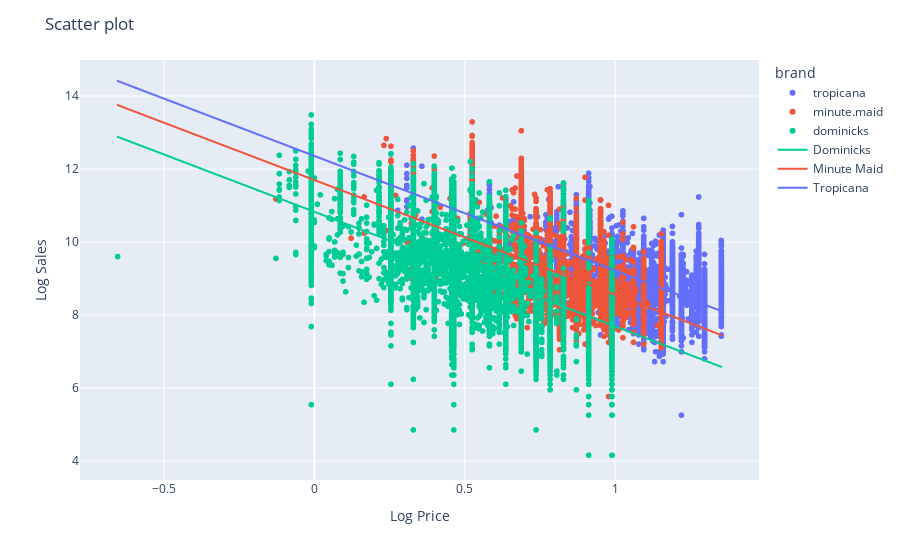

The code cell stored with this chart in its notebook:
### Markdown cell above
We can save the coefficients separately. And what is more, we can see how the different constants for the three brands shift the regression line around. But our model assumed (allowed) the same price elasticity for the three brands.

- Is this a reasonable assumption? Why or why not?
- Is there a reasonable explanation for the difference in the intercepts?

### Code cell
fig = px.scatter(df_oj, x='log price', y = 'log sales', color='brand')
# Update the layout
fig.update_layout(
    title='Scatter plot',
    xaxis=dict(title='Log Price'),
    yaxis=dict(title='Log Sales'),
)
intercept = results.params['const']
slope = results.params['log price']
x_line = np.linspace(min(df_oj['log price']), max(df_oj['log price']), 100)
y_line = intercept + slope * x_line

line_trace = go.Scattergl(
    x=x_line,
    y=y_line,
    mode='lines',
    line=dict(color='#00cc96', width=2),  # You can customize the line color and width here
    name='Dominicks',
)
# Add the line trace to the figure
fig.add_trace(line_trace)

intercept = results.params['const'] + results.params['brand_minute.maid']
slope = results.params['log price']
x_line = np.linspace(min(df_oj['log price']), max(df_oj['log price']), 100)
y_line = intercept + slope * x_line

line_trace = go.Scattergl(
    x=x_line,
    y=y_line,
    mode='lines',
    line=dict(color='#EF553B', width=2),  # You can customize the line color and width here
    name='Minute Maid',
)
fig.add_trace(line_trace)

intercept = results.params['const'] + results.params['brand_tropicana']
slope = results.params['log price']
x_line = np.linspace(min(df_oj['log price']), max(df_oj['log price']), 100)
y_line = intercept + slope * x_line

line_trace = go.Scattergl(
    x=x_line,
    y=y_line,
    mode='lines',
    line=dict(color='#636efa', width=2),  # You can customize the line color and width here
    name='Tropicana',
)
fig.add_trace(line_trace)

fig.show()

### Figure 1 — Plotly figure (JSON) as saved in the notebook; plotly's stock layout.template omitted (floating-point values rounded to 4 significant figures; data arrays with more than 128 entries replaced by an {"elided": "..."} marker saying what was removed)
{"data": [{"hovertemplate": "brand=tropicana<br>log price=%{x}<br>log sales=%{y}<extra></extra>", "legendgroup": "tropicana", "marker": {"color": "#636efa", "symbol": "circle"}, "mode": "markers", "name": "tropicana", "showlegend": true, "type": "scattergl", "x": {"elided": "9649 float values"}, "xaxis": "x", "y": {"elided": "9649 float values"}, "yaxis": "y"}, {"hovertemplate": "brand=minute.maid<br>log price=%{x}<br>log sales=%{y}<extra></extra>", "legendgroup": "minute.maid", "marker": {"color": "#EF553B", "symbol": "circle"}, "mode": "markers", "name": "minute.maid", "showlegend": true, "type": "scattergl", "x": {"elided": "9649 float values"}, "xaxis": "x", "y": {"elided": "9649 float values"}, "yaxis": "y"}, {"hovertemplate": "brand=dominicks<br>log price=%{x}<br>log sales=%{y}<extra></extra>", "legendgroup": "dominicks", "marker": {"color": "#00cc96", "symbol": "circle"}, "mode": "markers", "name": "dominicks", "showlegend": true, "type": "scattergl", "x": {"elided": "9649 float values"}, "xaxis": "x", "y": {"elided": "9649 float values"}, "yaxis": "y"}, {"line": {"color": "#00cc96", "width": 2}, "mode": "lines", "name": "Dominicks", "type": "scattergl", "x": [-0.6539, -0.6337, -0.6134, -0.5931, -0.5728, -0.5526, -0.5323, -0.512, -0.4917, -0.4715, -0.4512, -0.4309, -0.4106, -0.3904, -0.3701, -0.3498, -0.3295, -0.3093, -0.289, -0.2687, -0.2484, -0.2282, -0.2079, -0.1876, -0.1673, -0.1471, -0.1268, -0.1065, -0.08624, -0.06596, -0.04569, -0.02542, -0.005141, 0.01513, 0.03541, 0.05568, 0.07596, 0.09623, 0.1165, 0.1368, 0.1571, 0.1773, 0.1976, 0.2179, 0.2382, 0.2584, 0.2787, 0.299, 0.3193, 0.3395, 0.3598, 0.3801, 0.4004, 0.4206, 0.4409, 0.4612, 0.4814, 0.5017, 0.522, 0.5423, 0.5625, 0.5828, 0.6031, 0.6234, 0.6436, 0.6639, 0.6842, 0.7045, 0.7247, 0.745, 0.7653, 0.7856, 0.8058, 0.8261, 0.8464, 0.8667, 0.8869, 0.9072, 0.9275, 0.9478, 0.968, 0.9883, 1.009, 1.029, 1.049, 1.069, 1.09, 1.11, 1.13, 1.151, 1.171, 1.191, 1.211, 1.232, 1.252, 1.272, 1.292, 1.313, 1.333, 1.353], "y": [12.88, 12.82, 12.75, 12.69, 12.63, 12.56, 12.5, 12.44, 12.37, 12.31, 12.24, 12.18, 12.12, 12.05, 11.99, 11.93, 11.86, 11.8, 11.74, 11.67, 11.61, 11.54, 11.48, 11.42, 11.35, 11.29, 11.23, 11.16, 11.1, 11.04, 10.97, 10.91, 10.84, 10.78, 10.72, 10.65, 10.59, 10.53, 10.46, 10.4, 10.34, 10.27, 10.21, 10.14, 10.08, 10.02, 9.954, 9.89, 9.827, 9.763, 9.7, 9.636, 9.572, 9.509, 9.445, 9.381, 9.318, 9.254, 9.19, 9.127, 9.063, 9.0, 8.936, 8.872, 8.809, 8.745, 8.681, 8.618, 8.554, 8.49, 8.427, 8.363, 8.3, 8.236, 8.172, 8.109, 8.045, 7.981, 7.918, 7.854, 7.79, 7.727, 7.663, 7.6, 7.536, 7.472, 7.409, 7.345, 7.281, 7.218, 7.154, 7.09, 7.027, 6.963, 6.9, 6.836, 6.772, 6.709, 6.645, 6.581]}, {"line": {"color": "#EF553B", "width": 2}, "mode": "lines", "name": "Minute Maid", "type": "scattergl", "x": [-0.6539, -0.6337, -0.6134, -0.5931, -0.5728, -0.5526, -0.5323, -0.512, -0.4917, -0.4715, -0.4512, -0.4309, -0.4106, -0.3904, -0.3701, -0.3498, -0.3295, -0.3093, -0.289, -0.2687, -0.2484, -0.2282, -0.2079, -0.1876, -0.1673, -0.1471, -0.1268, -0.1065, -0.08624, -0.06596, -0.04569, -0.02542, -0.005141, 0.01513, 0.03541, 0.05568, 0.07596, 0.09623, 0.1165, 0.1368, 0.1571, 0.1773, 0.1976, 0.2179, 0.2382, 0.2584, 0.2787, 0.299, 0.3193, 0.3395, 0.3598, 0.3801, 0.4004, 0.4206, 0.4409, 0.4612, 0.4814, 0.5017, 0.522, 0.5423, 0.5625, 0.5828, 0.6031, 0.6234, 0.6436, 0.6639, 0.6842, 0.7045, 0.7247, 0.745, 0.7653, 0.7856, 0.8058, 0.8261, 0.8464, 0.8667, 0.8869, 0.9072, 0.9275, 0.9478, 0.968, 0.9883, 1.009, 1.029, 1.049, 1.069, 1.09, 1.11, 1.13, 1.151, 1.171, 1.191, 1.211, 1.232, 1.252, 1.272, 1.292, 1.313, 1.333, 1.353], "y": [13.75, 13.69, 13.62, 13.56, 13.5, 13.43, 13.37, 13.31, 13.24, 13.18, 13.12, 13.05, 12.99, 12.92, 12.86, 12.8, 12.73, 12.67, 12.61, 12.54, 12.48, 12.42, 12.35, 12.29, 12.22, 12.16, 12.1, 12.03, 11.97, 11.91, 11.84, 11.78, 11.72, 11.65, 11.59, 11.52, 11.46, 11.4, 11.33, 11.27, 11.21, 11.14, 11.08, 11.02, 10.95, 10.89, 10.82, 10.76, 10.7, 10.63, 10.57, 10.51, 10.44, 10.38, 10.32, 10.25, 10.19, 10.12, 10.06, 9.997, 9.933, 9.87, 9.806, 9.742, 9.679, 9.615, 9.552, 9.488, 9.424, 9.361, 9.297, 9.233, 9.17, 9.106, 9.042, 8.979, 8.915, 8.852, 8.788, 8.724, 8.661, 8.597, 8.533, 8.47, 8.406, 8.342, 8.279, 8.215, 8.152, 8.088, 8.024, 7.961, 7.897, 7.833, 7.77, 7.706, 7.642, 7.579, 7.515, 7.452]}, {"line": {"color": "#636efa", "width": 2}, "mode": "lines", "name": "Tropicana", "type": "scattergl", "x": [-0.6539, -0.6337, -0.6134, -0.5931, -0.5728, -0.5526, -0.5323, -0.512, -0.4917, -0.4715, -0.4512, -0.4309, -0.4106, -0.3904, -0.3701, -0.3498, -0.3295, -0.3093, -0.289, -0.2687, -0.2484, -0.2282, -0.2079, -0.1876, -0.1673, -0.1471, -0.1268, -0.1065, -0.08624, -0.06596, -0.04569, -0.02542, -0.005141, 0.01513, 0.03541, 0.05568, 0.07596, 0.09623, 0.1165, 0.1368, 0.1571, 0.1773, 0.1976, 0.2179, 0.2382, 0.2584, 0.2787, 0.299, 0.3193, 0.3395, 0.3598, 0.3801, 0.4004, 0.4206, 0.4409, 0.4612, 0.4814, 0.5017, 0.522, 0.5423, 0.5625, 0.5828, 0.6031, 0.6234, 0.6436, 0.6639, 0.6842, 0.7045, 0.7247, 0.745, 0.7653, 0.7856, 0.8058, 0.8261, 0.8464, 0.8667, 0.8869, 0.9072, 0.9275, 0.9478, 0.968, 0.9883, 1.009, 1.029, 1.049, 1.069, 1.09, 1.11, 1.13, 1.151, 1.171, 1.191, 1.211, 1.232, 1.252, 1.272, 1.292, 1.313, 1.333, 1.353], "y": [14.41, 14.35, 14.28, 14.22, 14.16, 14.09, 14.03, 13.97, 13.9, 13.84, 13.77, 13.71, 13.65, 13.58, 13.52, 13.46, 13.39, 13.33, 13.27, 13.2, 13.14, 13.07, 13.01, 12.95, 12.88, 12.82, 12.76, 12.69, 12.63, 12.57, 12.5, 12.44, 12.37, 12.31, 12.25, 12.18, 12.12, 12.06, 11.99, 11.93, 11.87, 11.8, 11.74, 11.67, 11.61, 11.55, 11.48, 11.42, 11.36, 11.29, 11.23, 11.17, 11.1, 11.04, 10.97, 10.91, 10.85, 10.78, 10.72, 10.66, 10.59, 10.53, 10.47, 10.4, 10.34, 10.27, 10.21, 10.15, 10.08, 10.02, 9.957, 9.893, 9.829, 9.766, 9.702, 9.639, 9.575, 9.511, 9.448, 9.384, 9.32, 9.257, 9.193, 9.129, 9.066, 9.002, 8.939, 8.875, 8.811, 8.748, 8.684, 8.62, 8.557, 8.493, 8.429, 8.366, 8.302, 8.239, 8.175, 8.111]}], "layout": {"legend": {"title": {"text": "brand"}, "tracegroupgap": 0}, "margin": {"t": 60}, "title": {"text": "Scatter plot"}, "xaxis": {"anchor": "y", "domain": [0, 1], "title": {"text": "Log Price"}}, "yaxis": {"anchor": "x", "domain": [0, 1], "title": {"text": "Log Sales"}}}}
